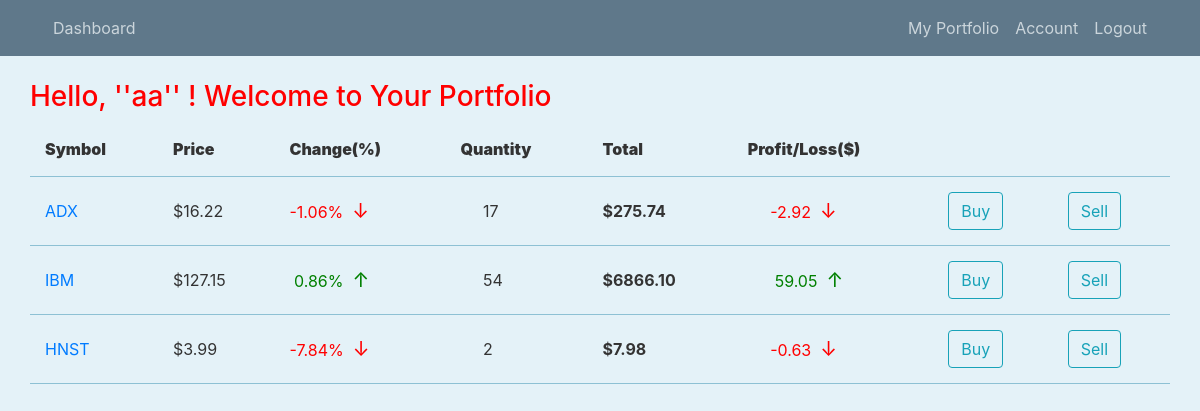
/portfolio (signed in), run on the app's committed database.
### stockchart/models.py (models this page shows, shortened)
class User(db.Model,UserMixin):
    id = db.Column(db.Integer,primary_key=True)
    firstname = db.Column(db.String(20),unique=False,nullable=False)
    lastname = db.Column(db.String(20),unique=False,nullable=True)
    username = db.Column(db.String(20),unique=True,nullable=False)
    email = db.Column(db.String(120),unique=True,nullable=False)
    image_file = db.Column(db.String(20),nullable=False,default='default.jpg')
    password = db.Column(db.String(60),nullable = False)
    stocks = db.Column(db.String,nullable=False,default='.')

class Stock(db.Model):
    id = db.Column(db.Integer,primary_key=True,autoincrement=True)
    symbol = db.Column(db.String(10),nullable=False)
    price = db.Column(db.String(100),nullable=False)
    percent_change = db.Column(db.Text,nullable = False)
    name = db.Column(db.Text,nullable = False)
    change = db.Column(db.Text,nullable = False)

### stockchart/routes.py (the view)
@login_required
@app.route("/portfolio",methods=['GET'])
def portfolio():
    if current_user.is_authenticated:
        user_stocks = []
        if(current_user.stocks != '.'):
            user_stocks = list(int(i) for i in current_user.stocks[1:-1].split('.'))
        stocks = []
        stock_ids = set(user_stocks)
        for stock_id in stock_ids:
            map = {}
            stock = Stock.query.get_or_404(stock_id)
            map['symbol'] = stock.symbol
            map['price'] = stock.price
            map['percent_change'] = stock.percent_change
            map['count'] = user_stocks.count(stock_id)
            map['id'] = stock_id
            total = "{:.2f}".format(float(stock.price)*user_stocks.count(stock_id))
            map['total']=total
            pro_loss = format(float(total)*(float(stock.percent_change)/100),'.2f')
            map['pro_loss'] = pro_loss
            stocks.append(map)
        no_of_stocks = len(stocks)
        return render_template('portfolio.html',stocks=stocks,no_of_stocks=no_of_stocks)
    else:
        return redirect(url_for('login'))

### stockchart/models.py (called while the page is built)
@login_manager.user_loader
def load_user(user_id):
    return User.query.get(int(user_id))

### stockchart/templates/portfolio.html
{% extends 'layout.html' %}
{% block content %}
        <marquee><h3 style="color: red;"> Hello, ''{{ current_user.username }}'' ! Welcome to Your Portfolio</h3></marquee>
        <table style="width: 100%;">
          <thead style="height: 50px;">
            <th><b>Symbol</b></th>
            <th><b>Price</b></th>
            <th><b>Change(%)</b></th>
            <th><b>Quantity</b></th>
            <th><b>Total</b></th>
            <th><b>Profit/Loss($)</b></th>
          </thead>
          {%for stock in stocks%}
          <tr>
          <td><a href="{{url_for('stock',stock_id=stock.id)}}">{{ stock.symbol }}</a></td>
          <td>${{ stock.price }}</td>
          {%if stock.percent_change[0] != '-'%}
          <td class="profit">&nbsp;{{ stock.percent_change }}%&nbsp;&nbsp;<span>&#8593;</span></td>
          {%else%}
          <td class="loss">{{ stock.percent_change }}%&nbsp;&nbsp;<span>&#8595;</span></td>
          {%endif%}
          <td>&nbsp;&nbsp;&nbsp;&nbsp;&nbsp;{{ stock.count }}</td>
          <td><b>${{  stock.total }}</b></td>
          {%if stock.percent_change[0] != '-'%}
          <td class="profit">&nbsp;&nbsp;&nbsp;&nbsp;&nbsp;&nbsp;{{ stock.pro_loss }}&nbsp;&nbsp;<span>&#8593;</span></td>
          {%else%}
          <td class="loss">&nbsp;&nbsp;&nbsp;&nbsp;&nbsp;{{ stock.pro_loss }}&nbsp;&nbsp;<span>&#8595;</span></td>
          {%endif%}
          {%if current_user.is_authenticated%}
          <td><a href="{{url_for('buy_stock',stock_id=stock.id)}}"><button class='btn btn-outline-info'>Buy</button></a></td>
          <td><a href="{{url_for('sell_stock',stock_id=stock.id)}}"><button class='btn btn-outline-info'>Sell</button></a></td>
          {%endif%}
          </tr>
          {%endfor%}
        </table>
{% endblock content %}

### stockchart/templates/layout.html (shortened to what this page needs)
<!DOCTYPE html>
<html>
<head>
    <link rel="stylesheet" href="https://cdn.jsdelivr.net/npm/bootstrap@4.3.1/dist/css/bootstrap.min.css">
    <link rel="stylesheet" type="text/css" href="{{url_for('static',filename='main.css') }}">
</head>
<body >
    <header class="site-header">
        <nav class="navbar navbar-expand-md navbar-dark bg-steel fixed-top">
          <div class="container">
            <div class="collapse navbar-collapse" id="navbarToggle">
              <div class="navbar-nav mr-auto">
                <a class="nav-item nav-link" href="{{url_for('dashboard')}}"  >Dashboard</a>
              </div>
              <div class="navbar-nav">
                {%if current_user.is_authenticated%}
                <a class="nav-item nav-link" href="{{url_for('portfolio')}}">My Portfolio</a>
                <a class="nav-item nav-link" href="{{url_for('account')}}">Account</a>
                <a class="nav-item nav-link" href="{{url_for('logout')}}">Logout</a>
                {%else%}
                <a class="nav-item nav-link" href="{{url_for('login')}}">Login</a>
                <a class="nav-item nav-link" href="{{url_for('register')}}">Register</a>
                {%endif%}
              </div>
            </div>
          </div>
        </nav>
      </header>
      <main role="main" class="container">
        <div class="row">
            {% block content %}{% endblock %}
      </main>
</body>
</html>

### stockchart/static/main.css (style rules this page uses)
body { background: rgb(228, 242, 248); color: #333333; margin-top: 5rem; }
h1, h2, h3, h4, h5, h6 { color: #444444; }
.bg-steel { background-color: #5f788a; }
.site-header .navbar-nav .nav-link { color: #cbd5db; }
.profit { color: green; }
.loss { color: red; }
tr { border-bottom: 0.5px solid rgb(141, 193, 212); }
th { padding: 15px; }
td { padding: 15px; }
span { font-size: 20px; }

### data on the page
User: username "aa"
Stock: symbol "ADX", price "16.22", percent_change "-1.06", count "17", total "275.74", pro_loss "-2.92"
Stock: symbol "IBM", price "127.15", percent_change "0.86", count "54", total "6866.10", pro_loss "59.05"
Stock: symbol "HNST", price "3.99", percent_change "-7.84", count "2", total "7.98", pro_loss "-0.63"
